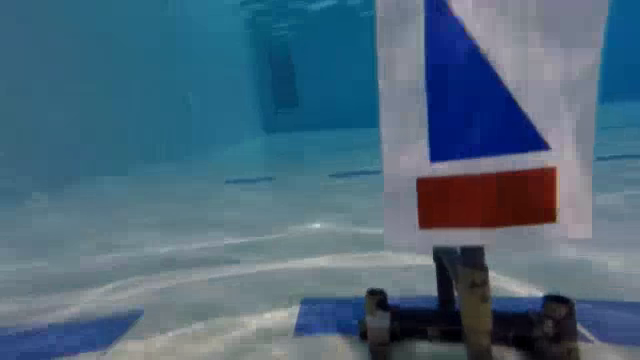
#> input picture frame 61 of Test1_UnderwaterT.mp4, 640 x 360 px, given in place of the camera
$ python shapeDetection.py   (older library calls are emulated)
#> lines starting #> are read from the running program, lines starting #| are printed output that depends on the picture; after the words box and inside, x2 and y2 are one past the last pixel; in counts of white or black regions, pixels touching at a corner belong together
import cv2
import numpy as np

cap = cv2.VideoCapture(1)

#define the compression code and saving the video output
fourcc = cv2.VideoWriter_fourcc(*'XVID')
out = cv2.VideoWriter('Michael.mp4', fourcc, 20.0, (300, 240))

if (cap.isOpened() == False):
    print('error opening video stream or file')

while(cap.isOpened()):

    ret, frame = cap.read()
#> frame is the input picture: shape (360, 640, 3); mean B, G, R 122.8, 103.1, 75.7
    if ret == True:
        #Display resulting frame
        ret,frame=cap.read()
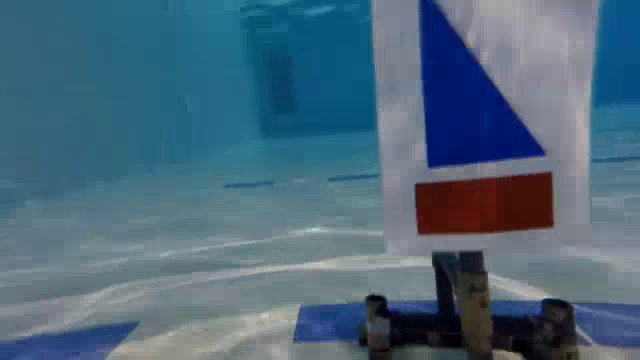
#> input picture frame 62 of Test1_UnderwaterT.mp4, 640 x 360 px, given in place of the camera
#> frame is the input picture: shape (360, 640, 3); mean B, G, R 122.8, 103.3, 75.1
        gray = cv2.cvtColor(frame,cv2.COLOR_BGR2GRAY)
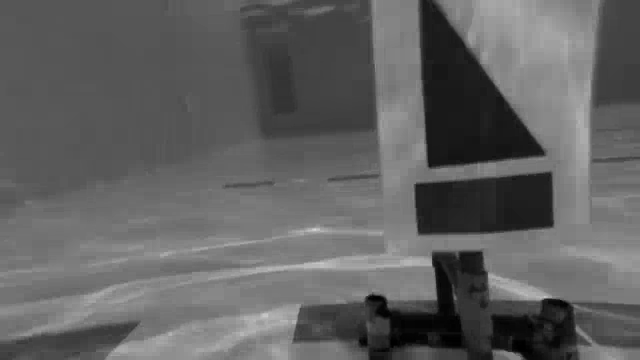
#> gray: shape (360, 640); min 0, max 215, mean 97.1
        ret,thresh = cv2.threshold(gray,140,255,0)
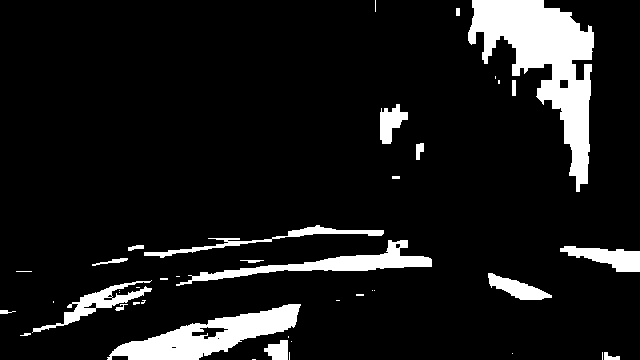
#> thresh: shape (360, 640); 10% white; 42 white regions (22 under 20 px)
        image,contours,hie = cv2.findContours(thresh,cv2.RETR_TREE,cv2.CHAIN_APPROX_SIMPLE)
#> contours = 50 contours, 28 with area under 20; largest, box (x1, y1, x2, y2) and area: (468, 0, 594, 192) 9296, (107, 304, 301, 360) 4576, (176, 240, 432, 286) 2374, (32, 280, 152, 333) 1153, (560, 246, 640, 272) 1036; hie = 50 rows, first 6: [1, -1, -1, -1], [2, 0, -1, -1], [3, 1, -1, -1], [4, 2, -1, -1], [5, 3, -1, -1], [6, 4, -1, -1]
        frame = cv2.drawContours(frame, contours, 3, (0,255,0), 3)
#> frame: shape (360, 640, 3); 0.02% of pixels changed, all inside (x1, y1, x2, y2) = (600, 350, 605, 360)
        font = cv2.FONT_HERSHEY_COMPLEX

        for cnt in contours:
            approx = cv2.approxPolyDP(cnt, 0.1*cv2.arcLength(cnt, True), True)
            cv2.drawContours(frame, [approx], 0, (0), 5)
            x = approx.ravel()[0]
            y = approx.ravel()[1]

            if len(approx) == 3:
                cv2.putText(frame, "Triangle", (x, y), font, 1, (0))
            elif len(approx) == 4:
                cv2.putText(frame, "Rectangle", (x, y), font, 1, (0))
            elif len(approx) == 5:
                cv2.putText(frame, "Pentagon", (x, y), font, 1, (0))
            elif 6 < len(approx) < 15:
                cv2.putText(frame, "Ellipse", (x, y), font, 1, (0))
            else:
                cv2.putText(frame, "Circle", (x, y), font, 1, (0))

            cv2.imshow("Frame", frame)
#> this loop made 50 passes
#> (approx, x, y) on passes 1, 3, 4, 5, 7, 8, 9, 10, 11, 12, 13: ([[252, 359], [255, 359]], 252, 359), ([[604, 352], [604, 359], [619, 359]], 604, 352), ([[602, 352], [602, 359]], 602, 352), ([[289, 352], [289, 359]], 289, 352), ([[287, 340], [264, 351], [287, 359]], 287, 340), ([[288, 336], [288, 337]], 288, 336), ([[20, 335], [30, 333]], 20, 335), ([[0, 313], [15, 311]], 0, 313), ([[300, 304], [107, 359]], 300, 304), ([[171, 347], [176, 347]], 171, 347), ([[217, 338], [218, 337], [219, 338], [218, 339]], 217, 338)
#> (x, y) on passes 2, 6, 21, 22, 23, 24: (512, 353), (291, 341), (119, 292), (374, 290), (372, 290), (119, 290)
#> pass 1, `cv2.imshow("Frame", frame)`:
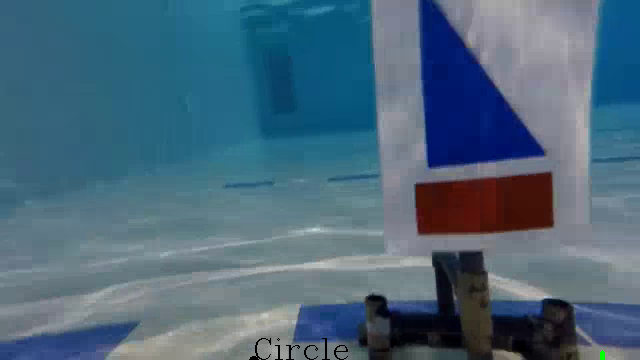
#> window 'Frame': shape (360, 640, 3); mean B, G, R 122.6, 103.1, 74.9
#> after the loop:
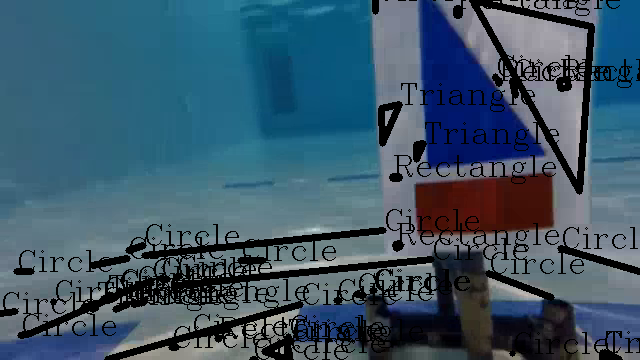
#> frame: shape (360, 640, 3); mean B, G, R 105.9, 87.6, 60.6
        #Press Q on keyboard to exit
        if cv2.waitKey(25) & 0xFF == ord('q'):
#> (key q is pressed here)
            break
    else:
        break
cap.release()
out.release()
cv2.destroyAllWindows()

$ run again, starting later in the video
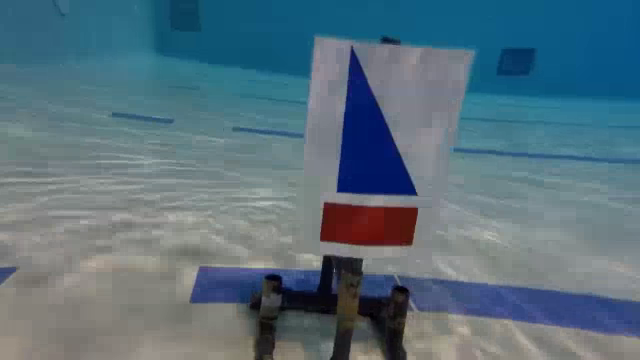
#> input picture frame 274 of Test1_UnderwaterT.mp4, 640 x 360 px, given in place of the camera
#> frame is the input picture: shape (360, 640, 3); mean B, G, R 124.7, 111.7, 87.4
#> `ret,thresh = cv2.threshold(gray,140,255,0)`:
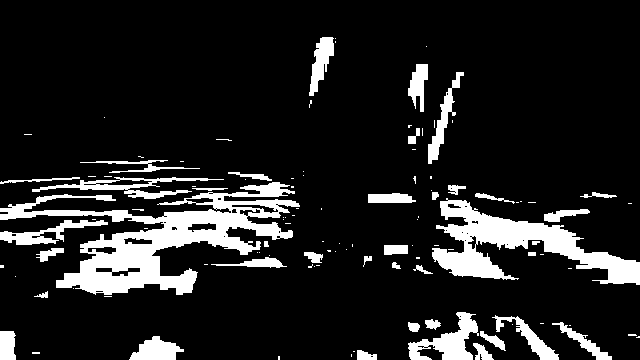
#> thresh: shape (360, 640); 13.1% white; 112 white regions (73 under 20 px)
#> contours = 154 contours, 103 with area under 20; largest, box (x1, y1, x2, y2) and area: (0, 182, 300, 295) 11087, (432, 198, 640, 285) 6149, (408, 312, 479, 360) 1331, (32, 177, 224, 199) 1082, (0, 220, 108, 245) 784; hie = 154 rows, first 6: [1, -1, -1, -1], [2, 0, -1, -1], [3, 1, -1, -1], [4, 2, -1, -1], [6, 3, 5, -1], [-1, -1, -1, 4]
#> the loop `for cnt in contours:` made 154 passes
#> (x, y) on passes 14, 26, 27: (512, 324), (73, 288), (15, 276)
#> after the loop `for cnt in contours:`:
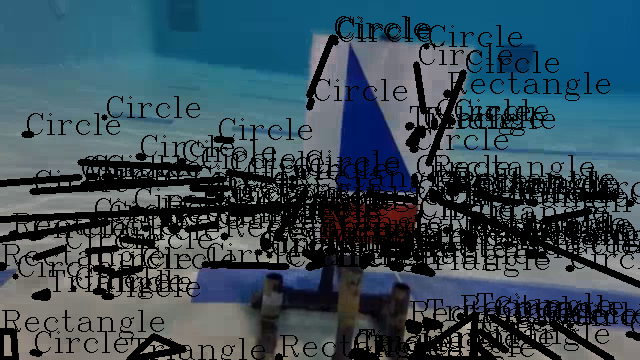
#> frame: shape (360, 640, 3); mean B, G, R 89.9, 78, 56.3
